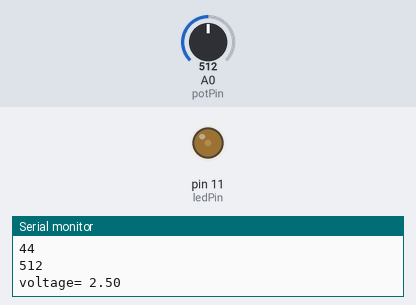
A sketch run on a simulated Arduino Uno, built with avr-gcc and run on an emulated ATmega328P. Parts: output pins drawn as LEDs (lit = HIGH), the last lines printed to the serial monitor. The inputs (shaded band) are chosen by the test bench; at power-on: A0 (potPin) = 512.

Above: at 1.2 s.
1.3 s: A0 (potPin) set to 716
At 2.7 s:
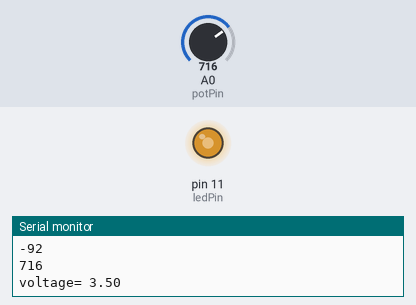
3.0 s: A0 (potPin) set to 1023
At 4.1 s:
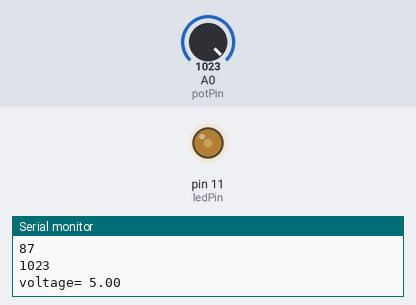
4.5 s: A0 (potPin) set to 0
At 5.5 s:
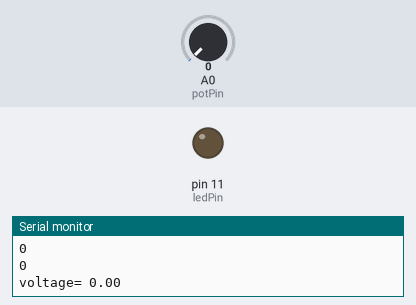
Timing chart, 0 to 7.5 s (numbered marks = the images above; inputs shaded):
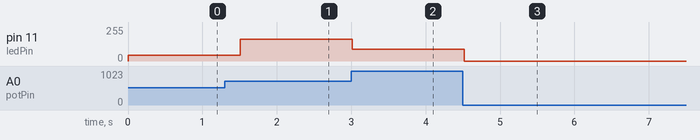

Measured:
- after the input at 1.3 s, pin 11 (ledPin): 44/255 → 164/255 after 0.21 s
- after the input at 3.0 s, pin 11 (ledPin): 164/255 → 87/255 at once
- after the input at 4.5 s, pin 11 (ledPin): 87/255 → 0/255 at once

The sketch:

INPUTvolt_potentiometer.ino
```cpp
int potPin=A0;
int readValue;
int ledPin=11;
float voltage;
int LED;
void setup() {
  pinMode(potPin,INPUT);
  Serial.begin(9600);
  pinMode(ledPin,OUTPUT);

}

void loop() {


  readValue=analogRead(potPin);
  LED=(readValue*150)/255;
  analogWrite(ledPin,LED);
  delay(250);
  Serial.println(LED);
  Serial.println(readValue);
  voltage=readValue*5.0/1023;
  Serial.print("voltage= ");
  Serial.println(voltage);


}
```
